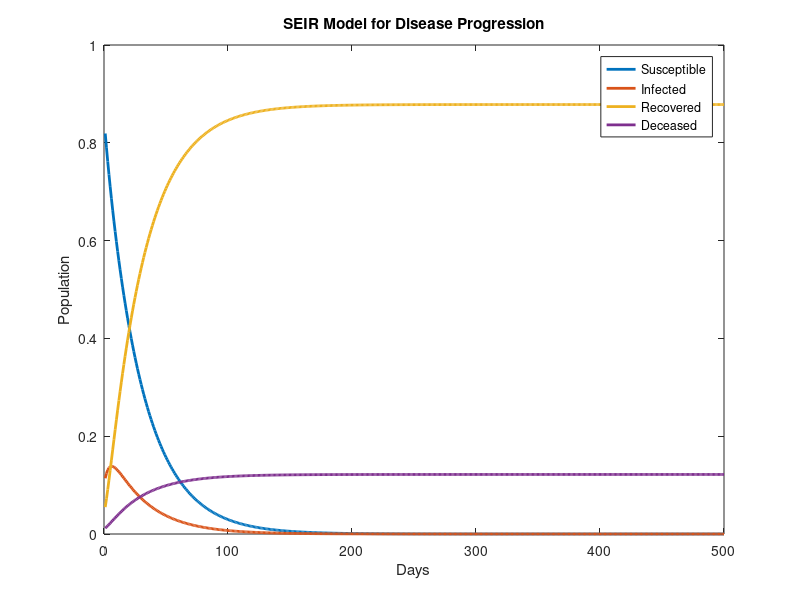

Write the MATLAB code that produced this figure.
% Step 1: Define the 4x4 matrix M
M = [0.96 0.03 0 0;
     0.04 0.8 0 0;
     0 0.15 1 0;
     0 0.02 0 1];

% Step 2: Define the 4x1 vector x0
x0 = [0.85; 0.1; 0.04; 0.01];

% Step 3: Initialize a matrix to store data for each day
days = 500;
A = zeros(4, days);

% Step 4: Use for loop to compute and store all data
for i = 1:days
    x2 = M * x0;
    A(:, i) = x2;
    x0 = x2;
end

% Step 5: Plot the data
plot(1:days, A(1,:), 'LineWidth', 2);
hold on;
plot(1:days, A(2,:), 'LineWidth', 2);
plot(1:days, A(3,:), 'LineWidth', 2);
plot(1:days, A(4,:), 'LineWidth', 2);

% Step 6: Label the plot
legend('Susceptible', 'Infected', 'Recovered', 'Deceased');
xlabel('Days');
ylabel('Population');
title('SEIR Model for Disease Progression');
